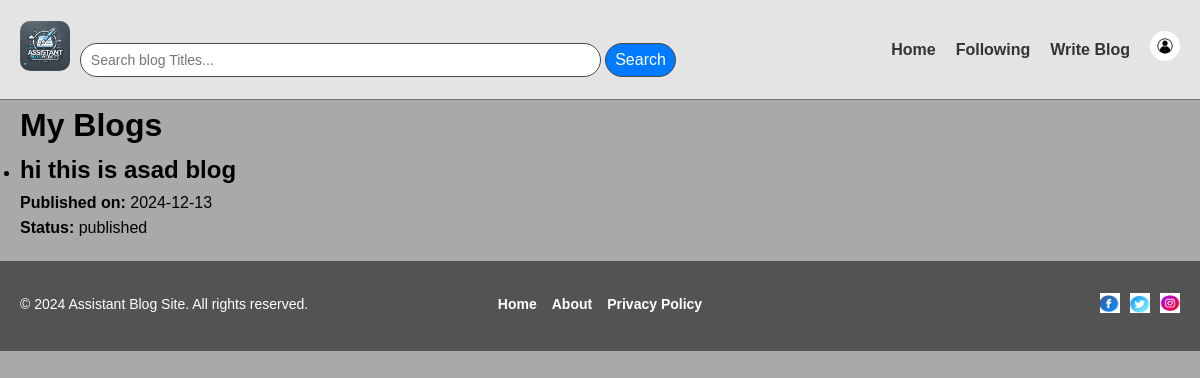
Page /myblogs/ (signed in) on the committed database.
### sdpApp/models.py (models this page shows, shortened)
class Blog(models.Model):
    STATUS_CHOICES = [
        ('published', 'Published'),
        ('draft', 'Draft'),
        ('archived', 'Archived'),
    ]
    blog_id = models.AutoField(primary_key=True)
    user_id = models.ForeignKey(Users, on_delete=models.CASCADE)
    blog_title = models.TextField(default="")
    text = models.TextField(null=False,default="")
    image = models.ImageField(upload_to='blog_images/',null=True,blank=True)
    category_name = models.CharField(max_length=100, default="")
    date = models.DateField(null=False, default=date.today)  # Default to today's date
    time = models.TimeField(null=False, default=now)  # Automatically set the current time
    status = models.CharField(max_length=10, choices=STATUS_CHOICES, default='draft')

### sdpApp/views.py (the view)
# urls.py: path('myblogs/', views.myblogs, name='myblogs'),
def myblogs(request):
    user_blogs = Blog.objects.filter(user_id=request.user.user_id).order_by('-date')
    return render(request, 'myblogs.html', {'user_blogs': user_blogs})

### sdpApp/templates/myblogs.html (shortened to what this page needs)
<!DOCTYPE html>
<html lang="en">
<head>
    {% load static %}
    <link rel="stylesheet" href="{% static 'style.css' %}">
</head>
<body>
    {% include 'fragments/header.html' %}
    <div class="container">
        <h1>My Blogs</h1>
        {% if user_blogs %}
            <ul class="blogs-list">
                {% for blog in user_blogs %}
                    <li class="blog-item">
                        <h2><a href="{% url 'blog_details' blog_id=blog.blog_id %}" class="blog-item-title">{{ blog.blog_title }}</a></h2>
                        <p><strong>Published on:</strong> {{ blog.date|date:"Y-m-d" }}</p>
                        <p><strong>Status:</strong> {{ blog.status }}</p>
                    </li>
                {% endfor %}
            </ul>
        {% else %}
            <p>You haven't written any blogs yet.</p>
        {% endif %}
    </div>
    {% include 'fragments/footer.html' %}
</body>
</html>

### sdpApp/static/style.css (style rules this page uses)
* { margin: 0; padding: 0; box-sizing: border-box; }
body { font-family: Arial, sans-serif; background-color: #A9A9A9; color: #000000; line-height: 1.6; }
.container { max-width: 1200px; margin: 0 auto; padding: 0 20px; }
.blog-item-title { color: inherit; text-decoration: none; }

### rows in the picture
Blog: blog_title "hi this is asad blog", date "2024-12-13", status "published"
